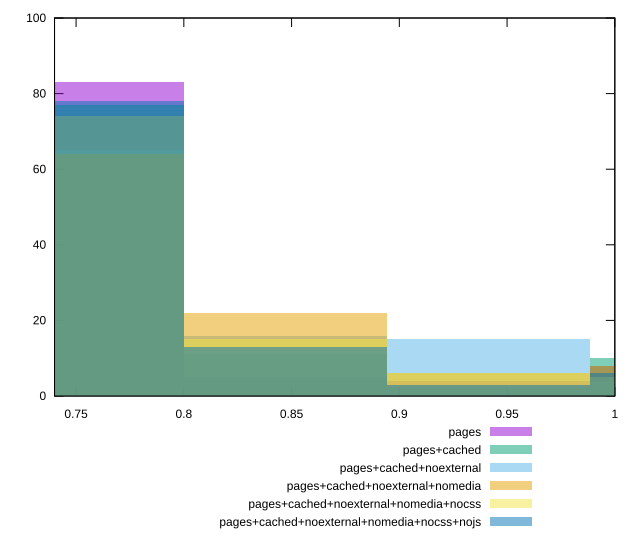

This figure's gnuplot source:
reset

$pages <<EOF
1.0354336828866284 8
0.7530426784630025 83
0.8471730132708779 5
0.9413033480787532 4
EOF

$pagesCached <<EOF
0.9413033480787532 2
0.7530426784630025 77
1.0354336828866284 10
0.8471730132708779 11
EOF

$pagesCachedNoexternal <<EOF
0.7530426784630025 65
1.0354336828866284 4
0.8471730132708779 16
0.9413033480787532 15
EOF

$pagesCachedNoexternalNomedia <<EOF
0.8471730132708779 22
0.7530426784630025 64
0.9413033480787532 6
1.0354336828866284 8
EOF

$pagesCachedNoexternalNomediaNocss <<EOF
0.7530426784630025 74
0.8471730132708779 15
0.9413033480787532 6
1.0354336828866284 5
EOF

$pagesCachedNoexternalNomediaNocssNojs <<EOF
0.7530426784630025 78
1.0354336828866284 6
0.8471730132708779 13
0.9413033480787532 3
EOF

set key outside below
set boxwidth 0.09413033480787532
set xrange [0.74:1]
set yrange [0:100]
set trange [0:100]
set style fill transparent solid 0.5 noborder
set terminal svg size 640, 540 enhanced background rgb 'white'
set output "reprap/uses-rel-preconnect/comparison/histogram/all_score.svg"

plot $pages title "pages" with boxes, \
     $pagesCached title "pages+cached" with boxes, \
     $pagesCachedNoexternal title "pages+cached+noexternal" with boxes, \
     $pagesCachedNoexternalNomedia title "pages+cached+noexternal+nomedia" with boxes, \
     $pagesCachedNoexternalNomediaNocss title "pages+cached+noexternal+nomedia+nocss" with boxes, \
     $pagesCachedNoexternalNomediaNocssNojs title "pages+cached+noexternal+nomedia+nocss+nojs" with boxes

reset
